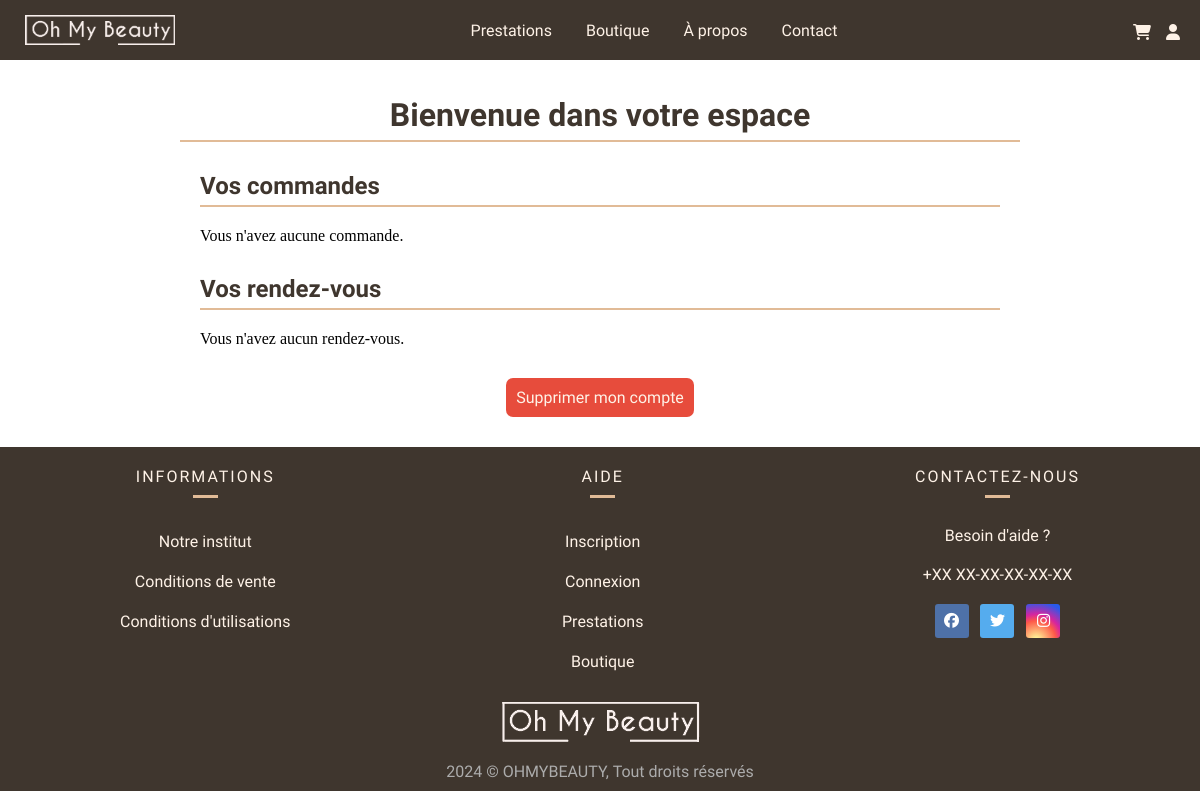
/index.php?action=recap (signed in), run on an earlier commit of the app's database.
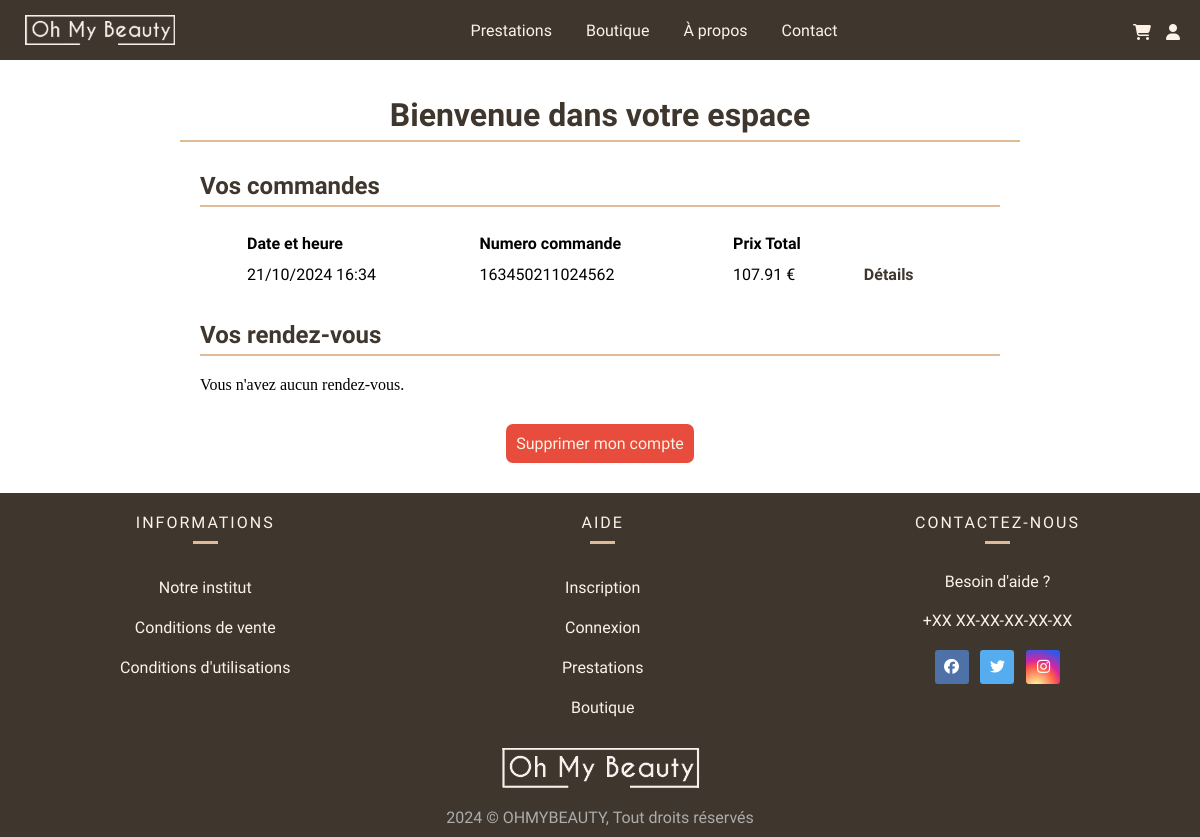
And on a later commit of the database.
### tables this page shows
CREATE TABLE IF NOT EXISTS `commande` (
  `id_commande` int NOT NULL AUTO_INCREMENT,
  `numeroCommande` bigint NOT NULL,
  `dateCommande` datetime NOT NULL,
  `prixTotal` decimal(15,2) NOT NULL,
  `id_utilisateur` int DEFAULT NULL,
  `infosCommande` text NOT NULL,
  PRIMARY KEY (`id_commande`),
  UNIQUE KEY `numeroCommande` (`numeroCommande`),
  KEY `id_utilisateur` (`id_utilisateur`),
  CONSTRAINT `commande_ibfk_1` FOREIGN KEY (`id_utilisateur`) REFERENCES `utilisateur` (`id_utilisateur`)
);

### controller/AccueilController.php (called while the page is built, shortened)
<?php
class AccueilController {
    public function afficherRecap() {
        require "view/vueRecapUtilisateur.php";
    }
}

### app/Connect.php (called while the page is built, shortened)
<?php
abstract class Connect {
    public static function seConnecter(){
        try {
            return new \PDO(
                "mysql:host=".self::HOST.";dbname=".self::DB.";charset=utf8", self::USER, self::PASS);
        } catch (\PDOException $ex) {
            return $ex->getMessage();
        }
    }
}

### model/managers/CommandeManager.php (called while the page is built, shortened)
<?php
class CommandeManager {
    private $db;
    public function __construct() {
        $this->db = Connect::seConnecter();
    }
    public function obtenirCommandesParUtilisateur($id_utilisateur) {
        $requete = "
            SELECT id_commande, numeroCommande, dateCommande, prixTotal, infosCommande
            FROM commande
            WHERE id_utilisateur = :id_utilisateur
            ORDER BY dateCommande DESC
        ";
        $stmt = $this->db->prepare($requete);
        $stmt->bindParam(':id_utilisateur', $id_utilisateur, \PDO::PARAM_INT);
        $stmt->execute();
        return $stmt->fetchAll(\PDO::FETCH_ASSOC);
    }
}

### view/vueRecapUtilisateur.php (the view, shortened to what this page needs)
<?php
$commandeManager = new CommandeManager();
$reservationManager = new ReservationManager();
$reservationController = new ReservationController();
$reservationController->supprimerReservationsPassees();
$id_utilisateur = $_SESSION['user_id'];
$commandes = $commandeManager->obtenirCommandesParUtilisateur($id_utilisateur);
$reservations = $reservationManager->obtenirReservationsParUtilisateur($id_utilisateur);
?>
<div class="titre-user">
    <h1>Bienvenue dans votre espace</h1>
</div>
<section class="section-commandes">
    <h2>Vos commandes</h2>
    <?php if (!empty($commandes)) { ?>
        <table class="table-commandes">
            <thead>
                <tr>
                    <th>Date et heure</th>
                    <th>Numero commande</th>
                    <th>Prix Total</th>
                </tr>
            </thead>
            <tbody>
                <?php foreach ($commandes as $commande) { ?>
                    <tr>
                        <td><?= date('d/m/Y H:i', strtotime($commande['dateCommande'])) ?></td>
                        <td><?= $commande['numeroCommande']; ?></td>
                        <td><?= $commande['prixTotal']; ?> €</td>
                        <td><a href="#!" class="details-link" onclick="toggleDetails(this)">Détails</a></td>
                    </tr>
                <?php } ?>
            </tbody>
        </table>
    <?php } else { ?>
        <p>Vous n'avez aucune commande.</p>
    <?php } ?>
</section>
<section class="section-rendezvous">
    <h2>Vos rendez-vous</h2>
    <?php if (!empty($reservations)) { ?>
        <table class="table-rendezvous">
            <thead>
                <tr>
                    <th>Date et heure</th>
                    <th>Prestation</th>
                </tr>
            </thead>
            <tbody>
                <?php
                if (isset($_SESSION['MAJrdv'])) {
                    echo '<p class="rdv">' . $_SESSION['MAJrdv'] . '</p>';
                    unset($_SESSION['MAJrdv']);
                }
                foreach ($reservations as $reservation) {
                    $estAnnulable = $reservationController->estAnnulable($reservation['datePrestation']);
                    ?>
                    <tr>
                        <td><?= date('d/m/Y H:i', strtotime($reservation['datePrestation'])); ?></td>
                        <td><?= $reservation['designation']; ?></td>
                        <td>
                            <?php if ($estAnnulable) { ?>
                            <form method="post" action="index.php?action=annulerReservation">
                                <input type="hidden" name="id_reservation" value="<?= $reservation['id_reservation']; ?>">
                                <input type="hidden" name="source" value="recapUtilisateur">
                                <button type="submit" onclick="return confirm('Êtes-vous sûr de vouloir annuler cette réservation ?');">Annuler</button>
                            </form>
                            <?php } else { ?>
                            <span>Non annulable</span>
                            <?php } ?>
                        </td>
                        <td><a href="#!" class="details-link" onclick="toggleDetails(this)">Détails</a></td>
                    </tr>
                    <tr class="details-text" style="display: none;">
                        <td colspan="4"><?= $reservation['infosReservation']; ?></td>
                    </tr>
                <?php } ?>
            </tbody>
        </table>
    <?php } else { ?>
        <p>Vous n'avez aucun rendez-vous.</p>
    <?php } ?>
</section>
<div class="supprimer-compte">
    <a href="index.php?action=supprimerUtilisateur" onclick="return confirm('Supprimer votre compte ? Vos rendez-vous et commandes ne seront pas annulés');">Supprimer mon compte</a>
</div>
<?php
require "template.php";

What changed in the data, as far as the page shows it:
added commande: dateCommande "21/10/2024 16:34", numeroCommande "163450211024562", prixTotal "107.91"
Also different on the page:
text no longer shown: "Vous n'avez aucune commande."
text now shown: "Date et heure Numero commande Prix Total"
